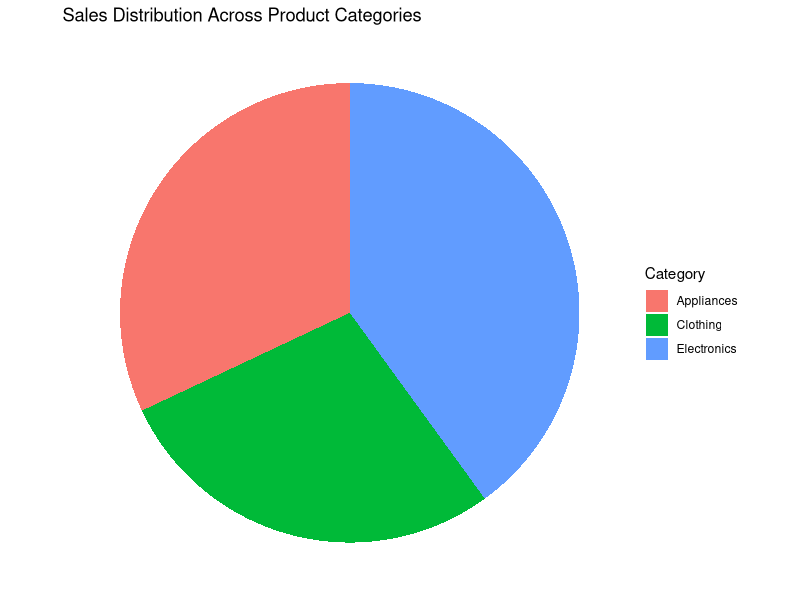

R code for this plot:
library(ggplot2)

df11 <- data.frame(
  Category = c("Electronics", "Clothing", "Appliances"),
  Sales = c(50000, 35000, 40000)
)

ggplot(df11, aes(x = "", y = Sales, fill = Category)) +
  geom_bar(stat = "identity", width = 1) +
  coord_polar("y") +
  labs(title = "Sales Distribution Across Product Categories") +
  theme_void()
